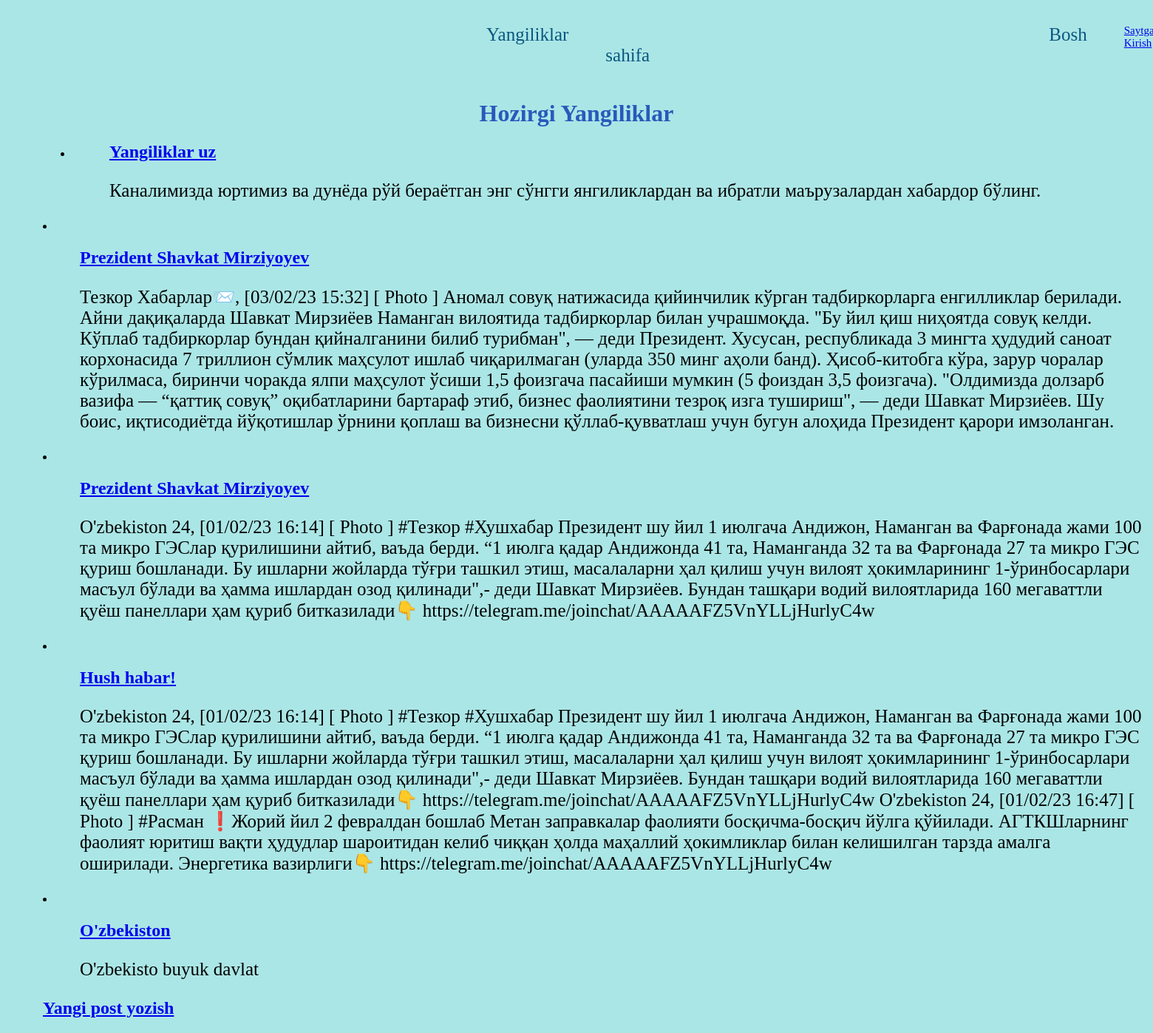
/home/, run on the app's committed database.
### blog/models.py (models this page shows, shortened)
class Post(models.Model):
    title=models.CharField(max_length=150)
    author=models.ForeignKey(
        'auth.user',
        on_delete=models.CASCADE
    )
    body=models.TextField()

### blog/views.py (the view)
# urls.py: path('',HomePageViews.as_view(),name='homes'),
class HomePageViews(ListView):
    model=Post
    template_name='homes.html'

### templates/homes.html
{% extends 'base.html' %}
{% block content %}
<h1 class='hv'>Hozirgi Yangiliklar</h1>
<ul>
    {% for post in object_list %}
    <li><h2><a href="{% url 'post_detail' post.pk %}">{{ post.title }}</a></h2><p>{{ post.body }}</p>
</ul>
{% endfor %}
{% endblock content %}

### templates/base.html (shortened to what this page needs)
{% load static %}
<html lang="en">
    <head>
    <link rel="stylesheet" href="{% static 'css/base.css' %}">
    </head>
<body>
<header>
    <div class='divs'>
<p><a href="{% url 'homes' %}" class='hrg'>Yangiliklar</a></p>
<p><a href="{% url 'home' %}" class='hrg'>Bosh sahifa</a></p>
<p>
    <a href="{% url 'login' %}" class='hrj'>Saytga Kirish</a></p>
    </div>
</header>
<div>
    {% block content %}
    {% endblock content %}
</div>
<footer>
    <h2><a href="{% url 'blog_create' %}">Yangi post yozish</a></h2>
</footer>
</body>
</html>

### static/css/base.css (style rules this page uses)
* { background-color: rgb(171, 230, 230); }
h1 { text-align: center; color: rgb(40, 89, 187); }
p { margin-left: 50px; font-size: 25; font-family: italic; }
h2 { margin-left: 50px; font-family: serif; }
li { margin-left: 50px; }
.hv { margin-bottom: 20px; }
header { display: flex; }
.divs { display: flex; }
.hrg { text-decoration: none; margin-left: 600px; color: rgb(9, 87, 129); }
.hrj { font-size: 15px; }

### data on the page
Post: title "Yangiliklar uz", body "Каналимизда юртимиз ва дунёда рўй бераётган энг сўнгги янгиликлардан ва ибратли маърузалардан хабардор бўлинг."
Post: title "Prezident Shavkat Mirziyoyev", body "Тезкор Хабарлар📨, [03/02/23 15:32] [ Photo ] Аномал совуқ натижасида қийинчилик кўрган тадбиркорларга енгилликлар берилади. Айни дақиқаларда Шавкат Мирзиёев Наманган вилоятида тадбиркорлар билан учрашмоқда. \"Бу йил қиш ниҳоятда совуқ келди. Кўплаб тадбиркорлар бундан қийналганини билиб турибман\", — деди Президент. Хусусан, республикада 3 мингта ҳудудий саноат корхонасида 7 триллион сўмлик маҳсулот ишлаб чиқарилмаган (уларда 350 минг аҳоли банд). Ҳисоб-китобга кўра, зарур чоралар кўрилмаса, биринчи чоракда ялпи маҳсулот ўсиши 1,5 фоизгача пасайиши мумкин (5 фоиздан 3,5 фоизгача). \"Олдимизда долзарб вазифа — “қаттиқ совуқ” оқибатларини бартараф этиб, бизнес фаолиятини тезроқ изга тушириш\", —…"
Post: title "Prezident Shavkat Mirziyoyev", body "O'zbekiston 24, [01/02/23 16:14] [ Photo ] #Тезкор #Хушхабар Президент шу йил 1 июлгача Андижон, Наманган ва Фарғонада жами 100 та микро ГЭСлар қурилишини айтиб, ваъда берди. “1 июлга қадар Андижонда 41 та, Наманганда 32 та ва Фарғонада 27 та микро ГЭС қуриш бошланади. Бу ишларни жойларда тўғри ташкил этиш, масалаларни ҳал қилиш учун вилоят ҳокимларининг 1-ўринбосарлари масъул бўлади ва ҳамма ишлардан озод қилинади\",- деди Шавкат Мирзиёев. Бундан ташқари водий вилоятларида 160 мегаваттли қуёш панеллари ҳам қуриб битказилади👇 https://telegram.me/joinchat/AAAAAFZ5VnYLLjHurlyC4w"
Post: title "Hush habar!", body "O'zbekiston 24, [01/02/23 16:14] [ Photo ] #Тезкор #Хушхабар Президент шу йил 1 июлгача Андижон, Наманган ва Фарғонада жами 100 та микро ГЭСлар қурилишини айтиб, ваъда берди. “1 июлга қадар Андижонда 41 та, Наманганда 32 та ва Фарғонада 27 та микро ГЭС қуриш бошланади. Бу ишларни жойларда тўғри ташкил этиш, масалаларни ҳал қилиш учун вилоят ҳокимларининг 1-ўринбосарлари масъул бўлади ва ҳамма ишлардан озод қилинади\",- деди Шавкат Мирзиёев. Бундан ташқари водий вилоятларида 160 мегаваттли қуёш панеллари ҳам қуриб битказилади👇 https://telegram.me/joinchat/AAAAAFZ5VnYLLjHurlyC4w O'zbekiston 24, [01/02/23 16:47] [ Photo ] #Расман ❗️Жорий йил 2 февралдан бошлаб Метан заправкалар фаолияти…"
Post: title "O'zbekiston", body "O'zbekisto buyuk davlat"
